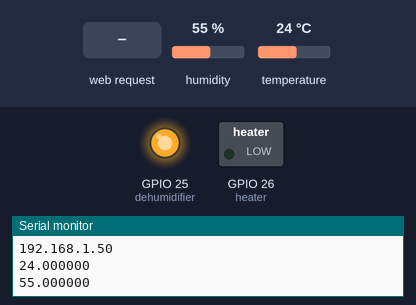
Recording of a program running on a simulated ESP32. On the bench: switched loads named in the program (green lamp = pin HIGH), output pins drawn as LEDs (lit = HIGH), the last lines printed to the serial monitor. The test bench sets the inputs (shaded band); at power-on: temperature 24 °C, humidity 55 %. WiFi joins after 1.5 s; servers stay silent unless stated; storage starts empty.

Above: at 3.2 s.
3.3 s: temperature set to 21 °C
At 7.7 s:
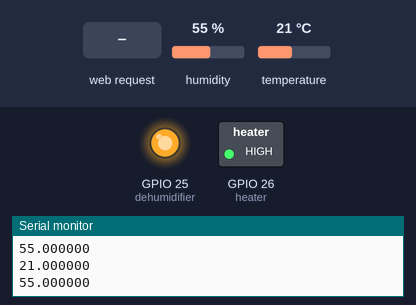
8.5 s: HTTP request GET /dehumidifier/set-wanted-value?value=120 received
At 12.8 s:
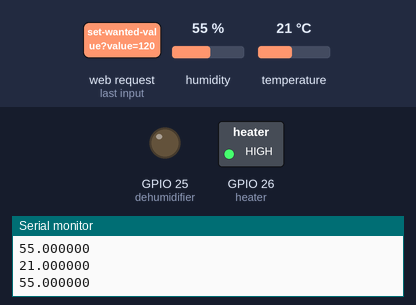
13.5 s: HTTP request GET /dehumidifier/set-wanted-value?value=1 received
At 17.8 s:
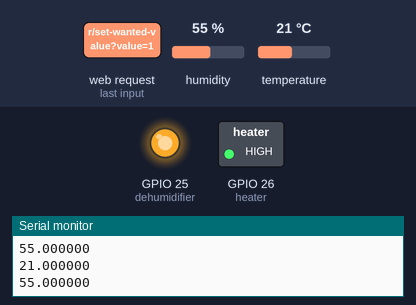
18.5 s: temperature set to 28 °C
At 22.9 s:
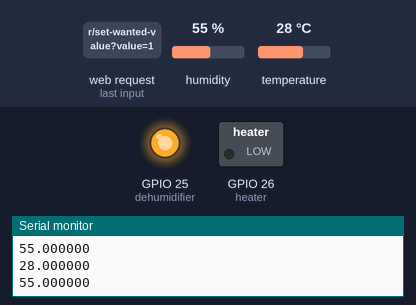
Timing chart, 0 to 24.4 s (numbered marks = the images above; inputs shaded):
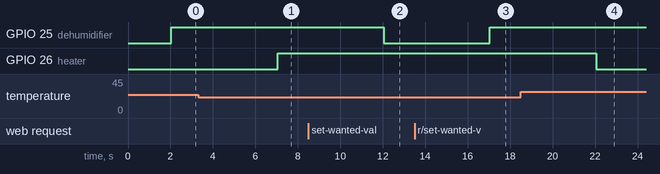

The program:

main.cpp
```cpp
#include <Adafruit_Sensor.h>
#include <DHT.h>
#include <ESPAsyncWebServer.h>
#include <SPIFFS.h>
#include <WiFi.h>

#define dhtPin 27
#define dehumidifier 25
#define heater 26
#define default_hyst 2
#define default_temp 22
#define default_hum 50

const char *ssid = "Vegova RVP4";
const char *pass = "Vegova_RVP4";

float humidity;
float temperature;
char chr_humidity[100];
char chr_temperature[100];

float temp_hyst = default_hyst;
float hum_hyst = default_hyst;
float wanted_temp = default_temp;
float wanted_hum = default_hum;

unsigned long currentTime = millis();
unsigned long prevTime = currentTime - 5000;

DHT dhtSensor(dhtPin, DHT11);

String state;

AsyncWebServer server(80);

void autoHeater(float currentTemp);
void autoDehumidifier(float currentTemp);

void setup() {
    Serial.begin(115200);
    pinMode(heater, OUTPUT);
    pinMode(dehumidifier, OUTPUT);

    dhtSensor.begin();

    if (!SPIFFS.begin(true)) {
        Serial.println("An Error has occurred while mounting SPIFFS");
        return;
    }

    WiFi.begin(ssid, pass);
    while (WiFi.status() != WL_CONNECTED) {
        delay(1000);
        Serial.println("Connecting to WiFi..");
    }
    Serial.println(WiFi.localIP());

    // dehumidifier routes
    server.on("/dehumidifier/on", HTTP_POST, [](AsyncWebServerRequest *request) {
        digitalWrite(dehumidifier, HIGH);
        request->send(200);
    });

    server.on("/dehumidifier/off", HTTP_POST, [](AsyncWebServerRequest *request) {
        digitalWrite(dehumidifier, LOW);
        request->send(200);
    });

    server.on("/dehumidifier/state", HTTP_GET, [](AsyncWebServerRequest *request) {
        if (digitalRead(dehumidifier))
            request->send(200, "text/plain", "ON");
        else
            request->send(200, "text/plain", "OFF");
    });

    server.on("/dehumidifier/set-hyst", HTTP_GET, [](AsyncWebServerRequest *request) {
        if (request->hasParam("value"))
            hum_hyst = atoi(request->getParam("value")->value().c_str());

        request->send(200);
    });

    server.on("/dehumidifier/set-wanted-value", HTTP_GET, [](AsyncWebServerRequest *request) {
        if (request->hasParam("value"))
            wanted_hum = atoi(request->getParam("value")->value().c_str());

        request->send(200);
    });

    // heater routes
    server.on("/heater/on", HTTP_POST, [](AsyncWebServerRequest *request) {
        digitalWrite(heater, HIGH);
        request->send(200);
    });

    server.on("/heater/off", HTTP_POST, [](AsyncWebServerRequest *request) {
        digitalWrite(heater, LOW);
        request->send(200);
    });

    server.on("/heater/state", HTTP_GET, [](AsyncWebServerRequest *request) {
        if (digitalRead(heater))
            request->send(200, "text/plain", "ON");
        else
            request->send(200, "text/plain", "OFF");
    });

    server.on("/heater/set-hyst", HTTP_GET, [](AsyncWebServerRequest *request) {
        if (request->hasParam("value"))
            temp_hyst = atoi(request->getParam("value")->value().c_str());

        request->send(200);
    });

    server.on("/heater/set-wanted-value", HTTP_GET, [](AsyncWebServerRequest *request) {
        if (request->hasParam("value"))
            wanted_temp = atoi(request->getParam("value")->value().c_str());

        request->send(200);
    });

    // current states
    server.on("/temperature/state", HTTP_GET, [](AsyncWebServerRequest *request) {
        request->send(200, "text/plain", chr_temperature);
    });

    server.on("/humidity/state", HTTP_GET, [](AsyncWebServerRequest *request) {
        request->send(200, "text/plain", chr_humidity);
    });

    server.on("/slider/states", HTTP_GET, [](AsyncWebServerRequest *request) {
        String data = "{\"temp_slider\":" + String(wanted_temp, 0) + ",\"temp_hyst\":" + String(temp_hyst, 0) + ",\"hum_slider\":" + String(wanted_hum, 0) + ",\"hum_hyst\":" + String(hum_hyst, 0) + "}";

        request->send(200, "text/plain", data);
    });

    server.serveStatic("/", SPIFFS, "/")
        .setDefaultFile("index.html");

    server.begin();
}

void loop() {

    currentTime = millis();

    if (currentTime - prevTime > 5000) {
        temperature = dhtSensor.readTemperature();
        humidity = dhtSensor.readHumidity();

        autoHeater(temperature);
        autoDehumidifier(humidity);

        sprintf(chr_humidity, "%f", humidity);
        sprintf(chr_temperature, "%f", temperature);

        prevTime = currentTime;

        Serial.println(chr_temperature);
        Serial.println(chr_humidity);
    }
}

void autoHeater(float currentTemp) {
    if (currentTemp <= wanted_temp)
        digitalWrite(heater, HIGH);

    if (currentTemp >= wanted_temp + temp_hyst) {
        digitalWrite(heater, LOW);
    }
}

void autoDehumidifier(float currentHum) {
    if (currentHum <= wanted_hum)
        digitalWrite(dehumidifier, LOW);

    if (currentHum >= wanted_hum + hum_hyst) {
        digitalWrite(dehumidifier, HIGH);
    }
}
```

Measured:
- the behaviour switches between 23 and 22 °C on temperature (found by bisection; images 0 and 1)
- after the input at 3.3 s, GPIO 26 (heater): LOW → HIGH after 3.7 s
- after the input at 8.5 s, GPIO 25 (dehumidifier): HIGH → LOW after 3.5 s
- after the input at 13.5 s, GPIO 25 (dehumidifier): LOW → HIGH after 3.5 s
- after the input at 18.5 s, GPIO 26 (heater): HIGH → LOW after 3.5 s
